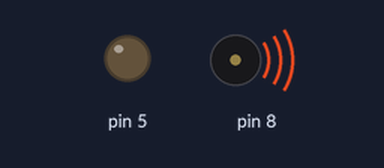
The sketch below on a simulated Arduino Uno, built with avr-gcc and run on an emulated ATmega328P. Parts: output pins drawn as LEDs (lit = HIGH), buzzer (waves = sounding).

Above: at 0.02 s.
At 2.8 s:
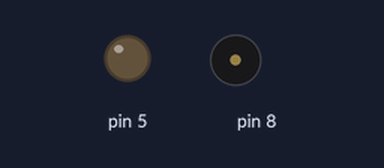
Timing chart, 0 to 3.1 s (numbered marks = the images above):
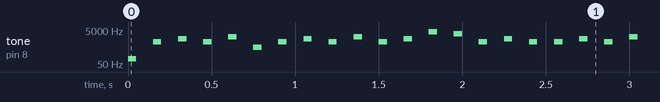

The sketch:

melody-test.ino
```cpp
int friq = 100;
int ltme =50;
void bip() {
  tone(8,friq);
  delay(ltme);
  noTone(8);
}
void ton() {
bip();
delay(100);
friq = 1000;

bip();
delay(100);
friq = 1500;

bip();
delay(100);
friq = 1000;

bip();
delay(100);
friq = 2000;

}
void setup() {
  // put your setup code here, to run once:
pinMode(5,OUTPUT);
digitalWrite(5,LOW);
}
void loop() {
  // put your main code here, to run repeatedly:
ton();

bip();
delay(100);
friq = 500;
ton();

bip();
delay(100);
friq = 1000;

bip();
delay(100);
friq = 1500;

bip();
delay(100);
friq = 4000;

bip();
delay(100);
friq = 3000;

bip();
delay(100);
friq = 1000;

bip();
delay(100);
friq = 1500;

bip();
delay(100);
friq = 1000;

ton();

bip();
delay(100);
friq = 4000;

ton();

bip();
delay(100);
friq = 3500;


  }
```

Measured:
- by itself, tone on pin 8: plays 100 Hz for 0.05 s, 1000 Hz for 0.05 s, 1500 Hz for 0.05 s, 1000 Hz for 0.05 s, 2000 Hz for 0.05 s, 500 Hz for 0.05 s … (867 notes in this stretch)
